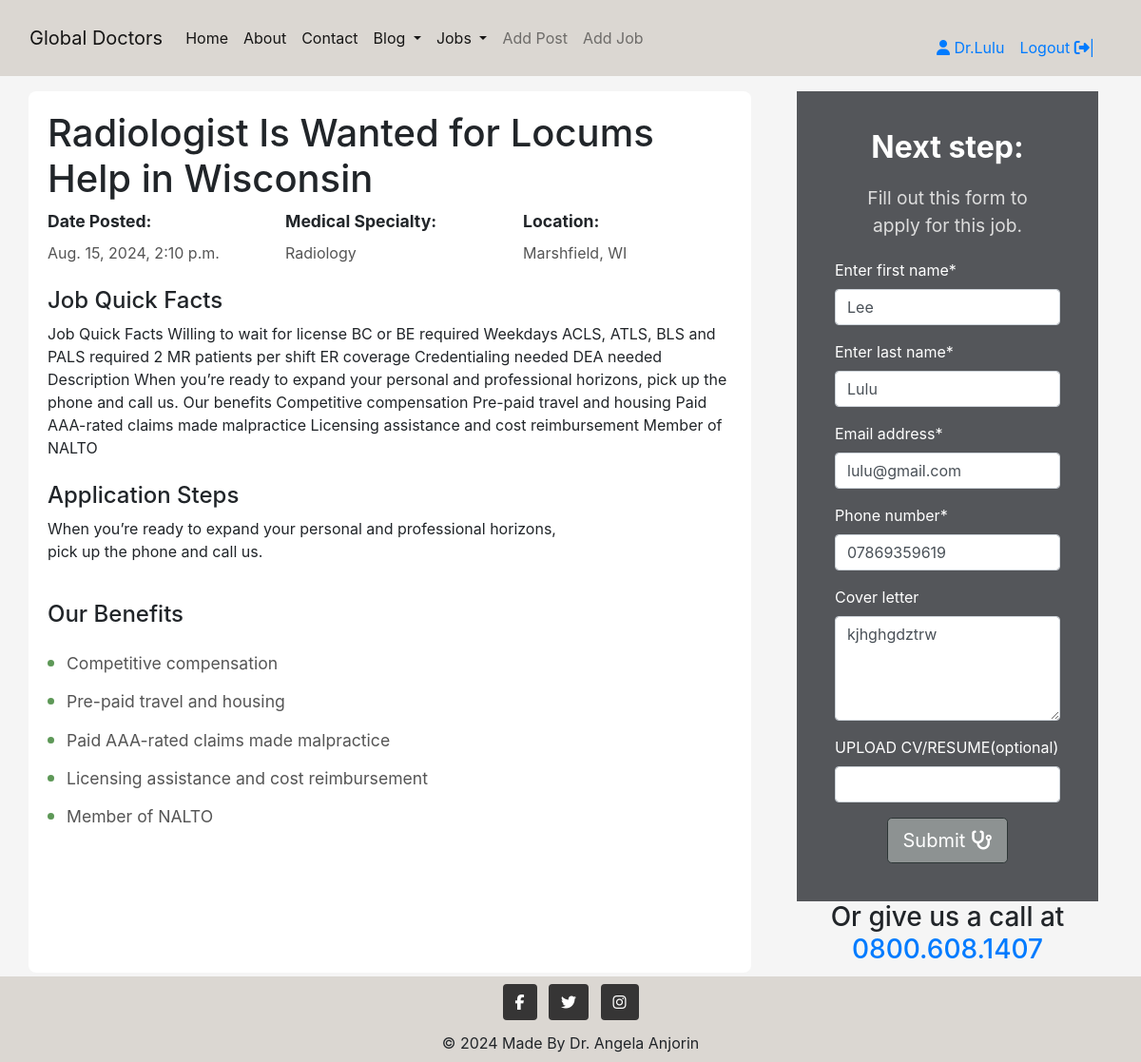
Before: /jobs/radiologist-is-wanted-for-locums-help-in-wisconsin/ (signed in) with the older database file.
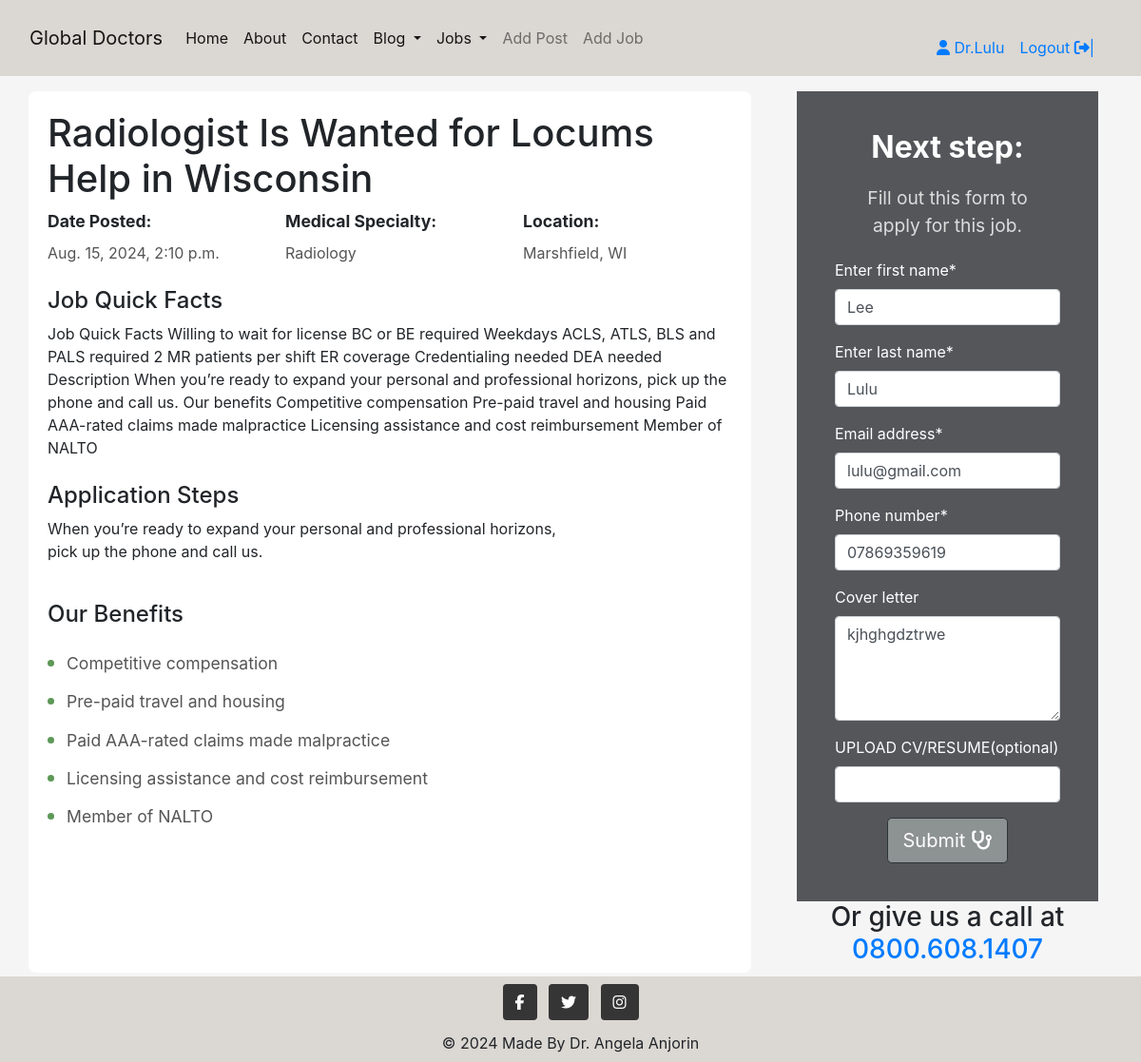
After: the same page with the newer database file.
### jobs/models.py (models this page shows, shortened)
class JobApplication(models.Model):
    job = models.ForeignKey('Job', on_delete=models.CASCADE, related_name="applications")
    applicant = models.ForeignKey(CustomUser, on_delete=models.CASCADE, related_name="applications")
    applicant_first_name = models.CharField(max_length=100, default=0)
    applicant_last_name = models.CharField(max_length=100, default=0)
    applicant_email = models.EmailField(default=0)
    applicant_phone = models.CharField(max_length=20, default=0)
    cover_letter = models.TextField(null=True, blank=True)
    cv = CloudinaryField('file', blank=True)
    status = models. IntegerField(choices=APPLICATION_STATUS, default=0)
    applied_on = models.DateTimeField(auto_now_add=True)
    class Meta:
        ordering = ["-applied_on"]
        unique_together = ("job", "applicant")

### jobs/views.py (the view)
# urls.py: path('jobs/<slug:slug>/', views.job_detail_view, name='job_detail'),
def job_detail_view(request, slug):
    job = get_object_or_404(Job, slug=slug)
    existing_application = JobApplication.objects.filter(job=job, applicant=request.user).first()
    if request.method == 'POST':
        form = JobApplicationForm(request.POST, request.FILES, instance=existing_application)
        if form.is_valid():
            application = form.save(commit=False)
            application.job = job
            application.applicant = request.user
            application.save()
            if existing_application:
                messages.success(request, "Your application has been updated.")
                return redirect('profile', pk=request.user.pk)
            else:
                messages.success(request, "Your application has been submitted. We will reach out to you shortly!")
            return redirect('home')
    else:
        form = JobApplicationForm(instance=existing_application)
    return render(
        request,
        'jobs/job_detail.html',
        {'job': job,
        'form': form,
        'is_editing': bool(existing_application),
        }
    )

### jobs/forms.py (shortened to what this page needs)
class JobApplicationForm(forms.ModelForm):
    class Meta:
        model = JobApplication
        fields = [
            'applicant_first_name',
            'applicant_last_name',
            'applicant_email',
            'applicant_phone',
            'cover_letter',
            'cv']
        widgets = {
            'cover_letter' : forms.Textarea(attrs={'rows':4}),
        }
        labels = {
            'applicant_first_name': "Enter first name",
            'applicant_last_name': "Enter last name",
            'applicant_email': "Email address",
            'applicant_phone': "Phone number",
            'cover_letter':"Cover letter",
            'cv': "UPLOAD CV/RESUME(optional)",
        }
    def __init__(self, *args, **kwargs):
        self.job = kwargs.pop('job', None)
        self.user = kwargs.pop('user', None)
        super().__init__(*args, **kwargs)
        if self.job:
            self.fields['cv'].required =False

### blog/views.py (called while the page is built)
def category_list(request):
    category_list = Category.objects.exclude(name='other')
    context = {
        "category_list": category_list,
    }
    return context

### jobs/models.py (called while the page is built)
    def __str__(self):
        return self.name

### jobs/templates/jobs/job_detail.html (shortened to what this page needs)
{% extends "base.html" %}
{% load static %}
{% block content %}
{% load crispy_forms_tags %}
<div class="container">
    <div class="row">
        <div class="col-lg-8 col-md-7 job-detail">
            <h1>{{ job.title }}</h1>
            <div class="row">
                <div class="col-md-4 col-12 quick-fact">
                    <label>Date Posted:</label><br>
                    <span>{{ job.created_on }}</span>
                </div>
                <div class="col-md-4 col-12 quick-fact">
                    <label>Medical Specialty:</label><br>
                    <span>{{ job.speciality }}</span>
                </div>
                <div class="col-md-4 col-12 quick-fact">
                    <label>Location:</label><br>
                    <span>{{ job.location }}</span>
                </div>
            </div>
            <br>
            <h4>Job Quick Facts</h4>
            <div>{{ job.description }}</div>
            <br>
            <h4 class="forza dark-grey">Application Steps</h4>
            <div>
                <p>When you’re ready to expand your personal and professional horizons, <br>pick up the phone and call us.</p>
            </div>
            <br>
            <h4>Our Benefits</h4>
            <ul class="benefits-list">
                <li>Competitive compensation</li>
                <li>Pre-paid travel and housing</li>
                <li>Paid AAA-rated claims made malpractice</li>
                <li>Licensing assistance and cost reimbursement</li>
                <li>Member of NALTO</li>
            </ul>
        </div>
        <div class="col-lg-4 col-md-5 d-none d-md-block pl-5 form-column">
            <div class="form-container">
                <h2 class="text-center">Nex<span>t</span> s<span>t</span>ep:</h2>
                <p class="text-center">Fill out this form to<br>apply for this job.</p>
                <form method="POST" enctype="multipart/form-data">
                    {{ form|crispy }}
                    <div class="text-center">
                        <button id="submitButton" type="submit" class="btn btn-signup btn-lg">
                            Submit <i class="fa fa-stethoscope"></i>
                        </button>
                    </div>
                </form>
            </div>
            <h3 class="text-center">Or give us a call at
                <a class="text-center h3 m-auto" href="#">0800.608.1407</a>
            </h3>
        </div>
    </div>
</div>
{% endblock %}

Changed rows visible on the page:
changed JobApplication "Lee": cover_letter "kjhghgdztrw" → "kjhghgdztrwe"
